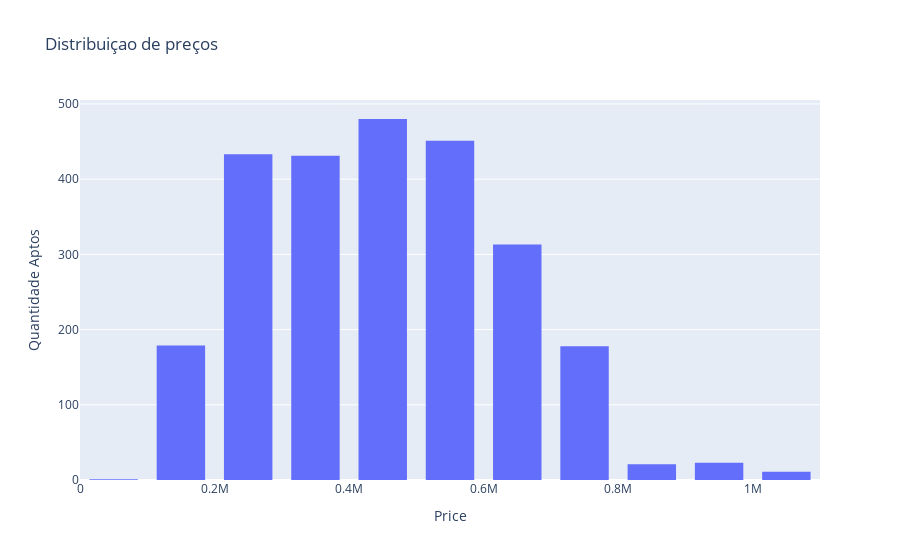

Here is the notebook cell this chart was saved with:
### Markdown cell above
Nós fomos capazes de remover a maioria dos *outliers*, e aqui já conseguimos observar a grande disparidade de preços entre bairros na cidade de Fortaleza.

### Code cell
trace1 = go.Histogram(x=df_47['price'], nbinsx=20, name= 'Hist. Original')

fig = go.Figure()

fig.add_trace(trace1)

fig.update_layout(
    title_text='Distribuiçao de preços', # title of plot
    xaxis_title_text='Price', # xaxis label
    yaxis_title_text='Quantidade Aptos', # yaxis label
    bargap=0.2, # gap between bars of adjacent location coordinates
    bargroupgap=0.1 # gap between bars of the same location coordinates
)
fig.show()

### Figure 1 — Plotly figure (JSON) as saved in the notebook; plotly's stock layout.template omitted (floating-point values rounded to 4 significant figures; data arrays with more than 128 entries replaced by an {"elided": "..."} marker saying what was removed)
{"data": [{"name": "Hist. Original", "nbinsx": 20, "type": "histogram", "x": {"elided": "2521 int values"}}], "layout": {"autosize": true, "bargap": 0.2, "bargroupgap": 0.1, "title": {"text": "Distribuiçao de preços"}, "xaxis": {"autorange": true, "range": [-0.5, 1100000.0], "title": {"text": "Price"}, "type": "linear"}, "yaxis": {"autorange": true, "range": [0, 505.3], "title": {"text": "Quantidade Aptos"}}}}
